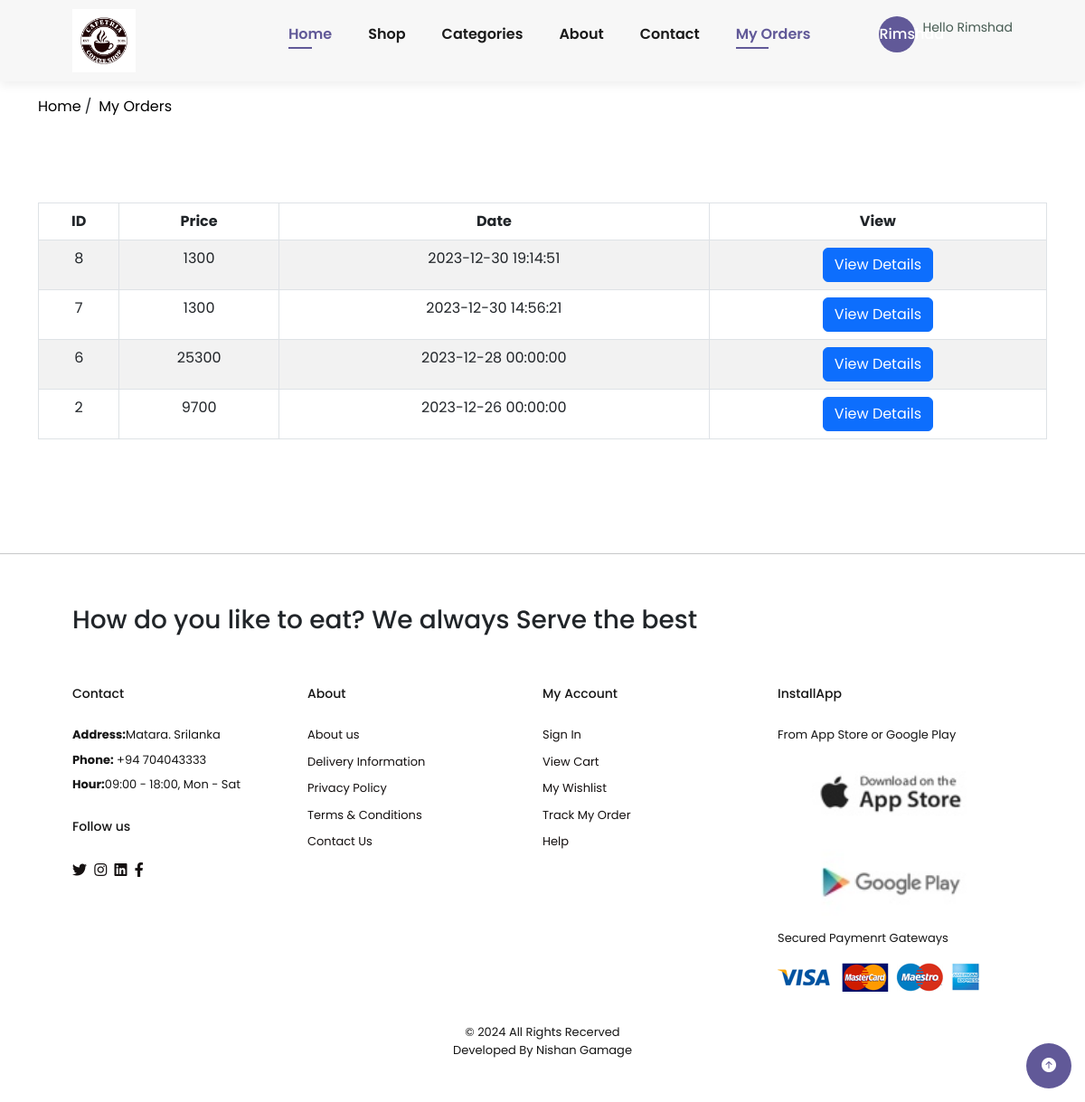
/my-orders.php (signed in), run on the app's committed database.
### tables this page shows
CREATE TABLE `orders` (
  `id` int(11) NOT NULL,
  `user_id` int(11) NOT NULL,
  `name` varchar(191) NOT NULL,
  `email` varchar(191) NOT NULL,
  `contact` varchar(191) NOT NULL,
  `payment_mode` varchar(191) NOT NULL,
  `payment_id` varchar(191) DEFAULT NULL,
  `postal_code` int(20) NOT NULL,
  `address` mediumtext NOT NULL,
  `price` int(100) NOT NULL,
  `status` tinyint(4) NOT NULL DEFAULT 0,
  `comment` varchar(255) DEFAULT NULL,
  `Date` datetime DEFAULT current_timestamp()
);

### Functions/userfunctions.php (called while the page is built, shortened)
<?php
include ('config/dbcon.php');
function getOrders()
{
    global $con;
    $userId = $_SESSION['auth_user']['user_id'];
    $query = "SELECT * FROM orders WHERE user_id = '$userId' ORDER BY id DESC";
    return $query_run = mysqli_query($con, $query);
}
?>

### my-orders.php (the view, shortened to what this page needs)
<?php
include 'Functions/userfunctions.php';
include 'includes/header.php';
?>
<section id="header">
    <div class="logo-1">
    <a href="index.php"><img src="./img/logo.png" style = "height:70px; width:70px" class="logo" alt=""></a>
    </div>
    <div>
        <ul id="navbar" class="mt-2">
            <li><a href="index.php" class="active">Home</a></li>
            <li><a href="shop.php">Shop</a></li>
            <li><a href="categories.php">Categories</a></li>
            <li><a href="about.php">About</a></li>
            <li><a href="contact.php">Contact</a></li>
            <?php if (isset($_SESSION['auth'])): ?>
                <li><a href="my-orders.php" class="active">My Orders</a></li>
                <li id="lg-bag"><a href="cart.php"><i class="far fa-shopping-bag"></i></a></li>
                <div class="nav-item dropdown">
                    <a class="d-flex align-items-center nav-link dropdown-toggle-nocaret" href="#" role="button" data-bs-toggle="dropdown" aria-expanded="false">
                        <button class="white me-2"><?= $_SESSION['auth_user']['name'] ?? 'Guest'; ?></button>
                        <p><small>Hello <?= $_SESSION['auth_user']['name'] ?? 'Guest'; ?></small></p>
                    </a>
                </div>
            <?php endif; ?>
        </ul>
    </div>
</section>
<div class="py-3">
    <div class="container">
        <a href="index.php" class="text-black nav-link">Home</a>
        <a href="" class="disabled nav-link mx-1">/</a>
        <a href="my-orders.php" class="text-black nav-link mx-1">My Orders</a>
    </div>
</div>
<div class="py-5">
    <div class="container justify-content-center">
        <div class="table text-center">
            <div class="row">
                <div class="col-md-12">
                    <table class="table table-bordered table-striped">
                        <thead>
                            <th>ID</th>
                            <th>Price</th>
                            <th>Date</th>
                            <th>View</th>
                        </thead>
                        <tbody>
                            <?php
                            $orders = getOrders();
                            if (mysqli_num_rows($orders) > 0):
                                foreach ($orders as $items):
                            ?>
                                    <tr>
                                        <td><?= $items['id']; ?></td>
                                        <td><?= $items['price']; ?></td>
                                        <td><?= $items['Date']; ?></td>
                                        <td>
                                            <a href="view-order.php?n=<?= $items['name']; ?>" class="btn btn-primary">View Details</a>
                                        </td>
                                    </tr>
                                <?php endforeach; ?>
                            <?php else: ?>
                                <tr>
                                    <td colspan="4">No orders yet</td>
                                </tr>
                            <?php endif; ?>
                        </tbody>
                    </table>
                </div>
            </div>
        </div>
    </div>
</div>
<div id="goTop">
    <a href="#" class="cm" id="goTopBtn"><i class="p-3 bi bi-arrow-up-circle-fill"></i></a>
</div>
<?php include 'includes/footer.php'; ?>

### includes/header.php (shortened to what this page needs)
<!DOCTYPE html>
<html lang="en">
<head>
    <link rel="stylesheet" href="style.css">
    <link rel="stylesheet" href="custom.css">
    <link href="https://unpkg.com/aos@2.3.1/dist/aos.css" rel="stylesheet">
    <link href="https://cdn.jsdelivr.net/npm/bootstrap@5.3.2/dist/css/bootstrap.min.css" rel="stylesheet">
    <link rel="stylesheet" href="https://pro.fontawesome.com/releases/v5.10.0/css/all.css"/>
    <link rel="stylesheet" href="https://cdn.jsdelivr.net/npm/bootstrap-icons@1.11.2/font/bootstrap-icons.min.css">
    <link href='https://unpkg.com/boxicons@2.1.4/css/boxicons.min.css' rel='stylesheet'>
	<link rel="stylesheet" href="//cdn.jsdelivr.net/npm/alertifyjs@1.13.1/build/css/themes/bootstrap.min.css"/>
	<link rel="stylesheet" href="//cdn.jsdelivr.net/npm/alertifyjs@1.13.1/build/css/alertify.min.css"/>
</head>
<body>

### includes/footer.php (shortened to what this page needs)
<hr>
<footer class="section-p1" >
<section>
    <h3>How do you like to eat? We always Serve the best</h3>
</section>
    <div class="col-md-12">
    </div><br><br>
    <div class="col">
        <h4>Contact</h4>
        <p><strong>Address:</strong>Matara. Srilanka</p>
        <p><Strong>Phone:</Strong> +94 704043333</p>
        <p><Strong>Hour:</Strong>09:00 - 18:00, Mon - Sat</p>
        <div class="follow">
            <h4>Follow us</h4>
            <div class="icon">
                <i class="fab fa-twitter"></i>
                <i class="fab fa-instagram"></i>
                <i class="fab fa-linkedin"></i>
                <i class="fab fa-facebook-f"></i>
            </div>
        </div>
    </div>
    <div class="col">
        <h4>About</h4>
        <a href="#" onclick="window.location.href='about.php';">About us</a>
        <a href="#">Delivery Information</a>
        <a href="#">Privacy Policy</a>
        <a href="#">Terms & Conditions</a>
        <a href="#" onclick="window.location.href='contact.php';">Contact Us</a>
    </div>
    <div class="col">
        <h4>My Account</h4>
        <a href="#" onclick="window.location.href='account.php';">Sign In</a>
        <a href="#">View Cart</a>
        <a href="#">My Wishlist</a>
        <a href="#">Track My Order</a>
        <a href="#">Help</a>
    </div>
    <div class="col install">
            <h4>InstallApp</h4>
            <p>From App Store or Google Play</p>
            <div class="row">
                <img src="img/pay/app.jpg" alt="">
                <img src="img/pay/play.jpg" alt="">
            </div>
            <p>Secured Paymenrt Gateways</p>
            <img src="img/pay/pay.png" alt="">
        </div>
    <div class="copyright">
        <p>© 2024 All Rights Recerved <br>  Developed By Nishan Gamage</p>
    </div>
</footer>
</body>
</html>

### style.css (style rules this page uses)
* { margin: 0; padding: 0; box-sizing: border-box; font-family: "Spartan", sans-serif; }
html { scroll-behavior: smooth; }
h4 { font-size: 20px; color: #222; }
p { font-size: 16px; color: #465b52; margin: 15px 0 20px 0; }
.section-p1 { padding: 40px 80px; }
button.white { width: 40px; height: 40px; line-height: 40px; border-radius: 50px; font-weight: 500; color: #fff; bottom: 20px; right: 10px; border: none; background: #615998; }
body { width: 100%; }
#header { display: flex; align-content: center; justify-content: space-between; padding: 10px 80px; background: #F7F7F7; box-shadow: 0 5px 10px rgba(0,0,0,0.06); z-index: 999; position: sticky; top: 0; left: 0; }
#navbar { display: flex; align-items: center; justify-content: center; }
#navbar li { list-style: none; padding: 0 20px; position: relative; }
#navbar li a { text-decoration: none; font-size: 16px; font-weight: 600; color: #1a1a1a; transition: 0.3s ease; }
#navbar li a:hover, #navbar li a.active { color: #615998; }
#navbar li a.active::after { content: ""; width: 30%; height: 2px; background: #615998; position: absolute; bottom: -4px; left: 20px; }
#navbar li::before { content: ""; background-color: #615998; position: absolute; left: 20px; bottom: -4px; height: 2px; width: 0; transition: 0.3s ease-in-out; }
.logo-1 img { width: 60px; margin-right: 0.3rem; }
footer { background: #fff; display: flex; flex-wrap: wrap; justify-content: space-between; }
footer .col { display: flex; flex-direction: column; align-items: flex-start; margin-bottom: 20px; }
footer h4 { font-size: 14px; padding-bottom: 20px; color: #151515; }
footer p { font-size: 13px; margin: 0 0 8px 0; color: #151515; }
footer a { font-size: 13px; text-decoration: none; color: #151111; padding-bottom: 10px; }
footer .follow { margin-top: 20px; }
footer .follow i { color: #151111; padding-right: 4px; cursor: pointer; }
footer .install img { margin: 10px 0 15px 0; }
footer .copyright { width: 100%; text-align: center; }
.container { display: flex; width: 70%; margin-bottom: 30px; }

### custom.css (style rules this page uses)
* { font-family: 'Poppins', sans-serif; }
a { text-decoration: none; }
#goTop { position: fixed; right: 15px; bottom: 15px; }

### data on the page
orders: id "8", price "1300", Date "2023-12-30 19:14:51"
orders: id "7", price "1300", Date "2023-12-30 14:56:21"
orders: id "6", price "25300", Date "2023-12-28 00:00:00"
orders: id "2", price "9700", Date "2023-12-26 00:00:00"

### other printed values
$_SESSION['auth_user']['name'] "Rimshad"
